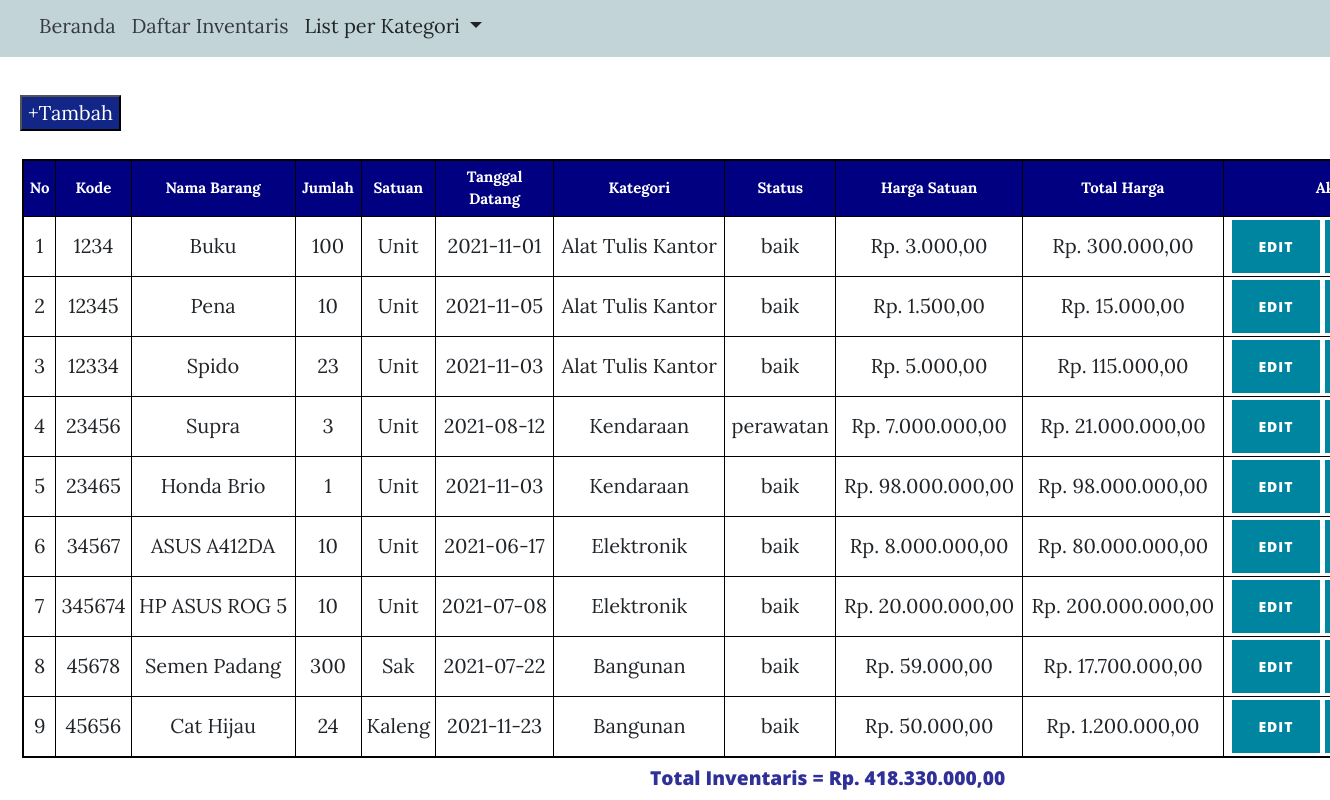
/data.php (signed in), run on the app's committed database.
### tables this page shows
CREATE TABLE `inventaris` (
  `kode_barang` varchar(30) NOT NULL,
  `nama_barang` varchar(30) NOT NULL,
  `jumlah` int(11) NOT NULL,
  `satuan` varchar(15) NOT NULL,
  `tgl_datang` date NOT NULL,
  `kategori` varchar(20) NOT NULL,
  `status_barang` varchar(20) NOT NULL,
  `harga` int(20) NOT NULL
);

### data.php (the view, shortened to what this page needs)
<?php
  include 'koneksi.php';
?>
<!DOCTYPE html>
<html>
  <head>
  <link href="vendor/bootstrap/css/bootstrap.min.css" rel="stylesheet">
  <link href="vendor/fontawesome-free/css/all.min.css" rel="stylesheet" type="text/css">
  <link href="css/clean-blog.min.css" rel="stylesheet">
  </head>
  <body>
<nav style="background-color: #C2D4D8; padding-top: 3px;" class="navbar navbar-expand-sm list-position">
    <div class="container-fluid">
        <ul class="navbar-nav me-auto mb-1 mb-lg-0">
            <li class="nav-item me-3">
                <a class="nav-link active text-dark" href="menu.php">Beranda</a>
            </li>
            <li class="nav-item me-3">
                <a class="nav-link active text-dark" href="data.php">Daftar Inventaris</a>
            </li>
            <li class="nav-item dropdown me-3">
                <a class="nav-link dropdown-toggle" href="#" id="navbarDropdown" role="button" data-toggle="dropdown" aria-haspopup="true" aria-expanded="false">
                    List per Kategori
                </a>
            </li>
        </ul>
    </div>
</nav><br>
  <div>
    <ul class="navbar-nav text-uppercase ml-auto">
        <li class="nav-item"><a class="nav-link js-scroll-trigger" href="tambahinves.php">
        <button style="background-color:#122687; margin-left:20px; margin-bottom:20px;" type="button" class="bg-logout text-white" align="right" >
        +Tambah</button></a></li>
    </ul>
  </div>
  <table border="1" class="text-center" align="center" cellpadding="3" cellspacing="5">
   <tr>
   <tr style="color:black; baground-color:gray">
        <th>No</th>
        <th>Kode</th>
        <th>Nama Barang</th>
        <th>Jumlah</th>
        <th>Satuan</th>
        <th>Tanggal<br>Datang</th>
        <th>Kategori</th>
        <th>Status</th>
        <th>Harga Satuan</th>
        <th>Total Harga</th>
        <th>Aksi</th>
   </tr>
   <?php
         $count = 1;
        $total_harga = 0;
        function convert($value)
            {
                $hasil = "Rp. " . number_format($value, 2, ',', '.');
                return $hasil;
            }
            $query = mysqli_query($conn, "SELECT * from inventaris");
            while($data=mysqli_fetch_array($query))
       { ?>
<tr>
              <td><?php echo $count; ?></td>
              <td><?php echo $data['kode_barang']; ?></td>
              <td><?php echo $data['nama_barang']; ?></td>
              <td><?php echo $data['jumlah']; ?></td>
              <td><?php echo $data['satuan']; ?></td>
              <td><?php echo $data['tgl_datang']; ?></td>
              <td><?php echo $data['kategori']; ?></td>
              <td><?php echo $data['status_barang']; ?></td>
              <td><?php echo convert($data['harga']); ?></td>
              <td><?php echo convert($data['harga'] * $data['jumlah']); ?></td>
              <td>
                  <a href=edit.php?kode_barang=<?php echo $data['kode_barang'];?>><button class="btn btn-primary">Edit</button></a>
                  <a href=hapus.php?kode_barang=<?php echo $data['kode_barang'];?>><button class="btn btn-primary">Hapus</button></a>
              </td>
            <?php
                $count = $count + 1;
                $total_harga = $total_harga + ($data['harga'] * $data['jumlah']);
                }
            ?>
            </tr>
    </table>
    <h1 style="clear:both;margin-left:650px;margin-top:8px;font-size:1.2rem;"><?php echo "Total Inventaris = " . convert($total_harga); ?></h1>
  </body>
</html>

### data.php (style rules this page uses)
body { font-family: fantasy; font-size: 80px; width:110%; }
table { width: 97%; border: 2px solid black; text-align: center; padding:5px; }
th { text-align: center; background: navy; color:white; padding:5px; font-size: 15px; }
td { text-align: center; }
.bg-logout { background:#16174F;color:white; }

### data on the page
inventaris: kode_barang "1234", nama_barang "Buku", jumlah "100", satuan "Unit", tgl_datang "2021-11-01", kategori "Alat Tulis Kantor", status_barang "baik", harga "Rp. 3.000,00", convert($data['harga'] * $data['jumlah']) "Rp. 300.000,00"
inventaris: kode_barang "12345", nama_barang "Pena", jumlah "10", satuan "Unit", tgl_datang "2021-11-05", kategori "Alat Tulis Kantor", status_barang "baik", harga "Rp. 1.500,00", convert($data['harga'] * $data['jumlah']) "Rp. 15.000,00"
inventaris: kode_barang "12334", nama_barang "Spido", jumlah "23", satuan "Unit", tgl_datang "2021-11-03", kategori "Alat Tulis Kantor", status_barang "baik", harga "Rp. 5.000,00", convert($data['harga'] * $data['jumlah']) "Rp. 115.000,00"
inventaris: kode_barang "23456", nama_barang "Supra", jumlah "3", satuan "Unit", tgl_datang "2021-08-12", kategori "Kendaraan", status_barang "perawatan", harga "Rp. 7.000.000,00", convert($data['harga'] * $data['jumlah']) "Rp. 21.000.000,00"
inventaris: kode_barang "23465", nama_barang "Honda Brio", jumlah "1", satuan "Unit", tgl_datang "2021-11-03", kategori "Kendaraan", status_barang "baik", harga "Rp. 98.000.000,00", convert($data['harga'] * $data['jumlah']) "Rp. 98.000.000,00"
inventaris: kode_barang "34567", nama_barang "ASUS A412DA", jumlah "10", satuan "Unit", tgl_datang "2021-06-17", kategori "Elektronik", status_barang "baik", harga "Rp. 8.000.000,00", convert($data['harga'] * $data['jumlah']) "Rp. 80.000.000,00"
inventaris: kode_barang "345674", nama_barang "HP ASUS ROG 5", jumlah "10", satuan "Unit", tgl_datang "2021-07-08", kategori "Elektronik", status_barang "baik", harga "Rp. 20.000.000,00", convert($data['harga'] * $data['jumlah']) "Rp. 200.000.000,00"
inventaris: kode_barang "45678", nama_barang "Semen Padang", jumlah "300", satuan "Sak", tgl_datang "2021-07-22", kategori "Bangunan", status_barang "baik", harga "Rp. 59.000,00", convert($data['harga'] * $data['jumlah']) "Rp. 17.700.000,00"
inventaris: kode_barang "45656", nama_barang "Cat Hijau", jumlah "24", satuan "Kaleng", tgl_datang "2021-11-23", kategori "Bangunan", status_barang "baik", harga "Rp. 50.000,00", convert($data['harga'] * $data['jumlah']) "Rp. 1.200.000,00"

### other printed values
convert($total_harga) "Rp. 418.330.000,00"
